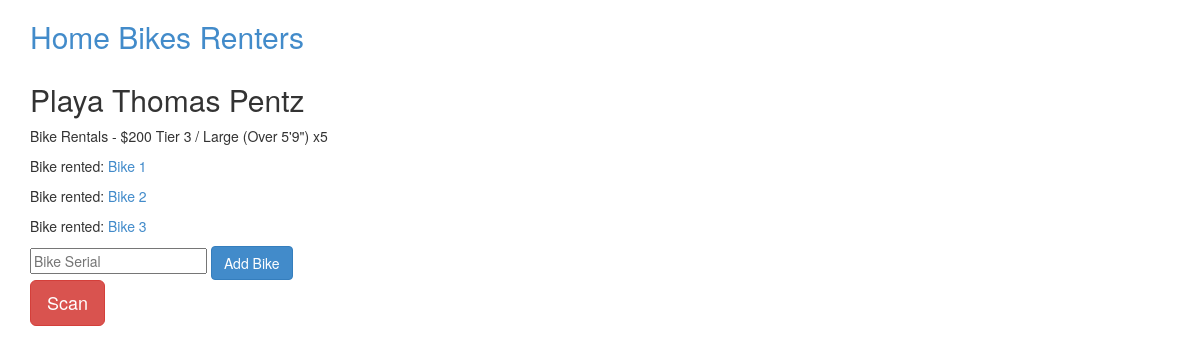
The page /renter/4 on the database its author committed.
### bike/models.py (models this page shows, shortened)
class Renter(Base):
  __tablename__ = 'renter'
  id = Column(Integer, primary_key=True)
  name = Column(String(255), unique=False)
  email = Column(String(255), unique=False)
  code = Column(String(255), unique=True)
  bikes = relationship('Bike', backref=backref('renter'))
  zipcode = Column(String(255))
  phone = Column(String(255))
  desc = Column(String)
  qty = Column(Integer)

class Bike(Base):
  __tablename__ = 'bike'
  id = Column(Integer, primary_key=True)
  renter_id = Column(Integer, ForeignKey('renter.id'))
  code = Column(String(255), unique=True)
  comment = Column(String)
  def __repr__(self):
    return 'Bike %s' % (self.code)

### bike/views.py (the view, shortened to what this page needs)
@app.route('/renter/<oid>', methods=['GET','POST'])
def renter(oid):
  if not db.query(Renter).filter_by(id=oid).count():
    abort(404)
  renter = db.query(Renter).filter_by(id=oid)[0]
  err = ''
  return render_template('renter.html', renter=renter, error=err)

### bike/__init__.py (called while the page is built)
@app.teardown_appcontext
def shutdown_session(exception=None):
  db.remove()

### bike/templates/renter.html (shortened to what this page needs)
{% extends "base.html" %}
{% block content %}
  <h2>Playa {{renter.name}}</h2>
  <p>{{renter.desc}} x{{renter.qty}}</p>
  {% for bike in renter.bikes %}
  <p>Bike rented: <a href="/bike/{{bike.code}}">{{bike}}</a></p>
  {% endfor %}
  <form method="POST">
  	<input type="text" name="attach_bike" placeholder="Bike Serial">
  	<input type="submit" value="Add Bike" class="btn btn-hg btn-primary">
  </form>
  <a href="zxing://scan/?ret={{url_for('renter', oid=renter.id, _external=True)|urlencode}}?attach_bike=%7BCODE%7D" class="btn btn-lg btn-danger">Scan</a>
{% endblock %}

### rows shown on the page
Renter: name "Thomas Pentz", desc "Bike Rentals - $200 Tier 3 / Large (Over 5'9\")", qty "5"
Bike: code "Bike 1"
Bike: code "Bike 2"
Bike: code "Bike 3"
